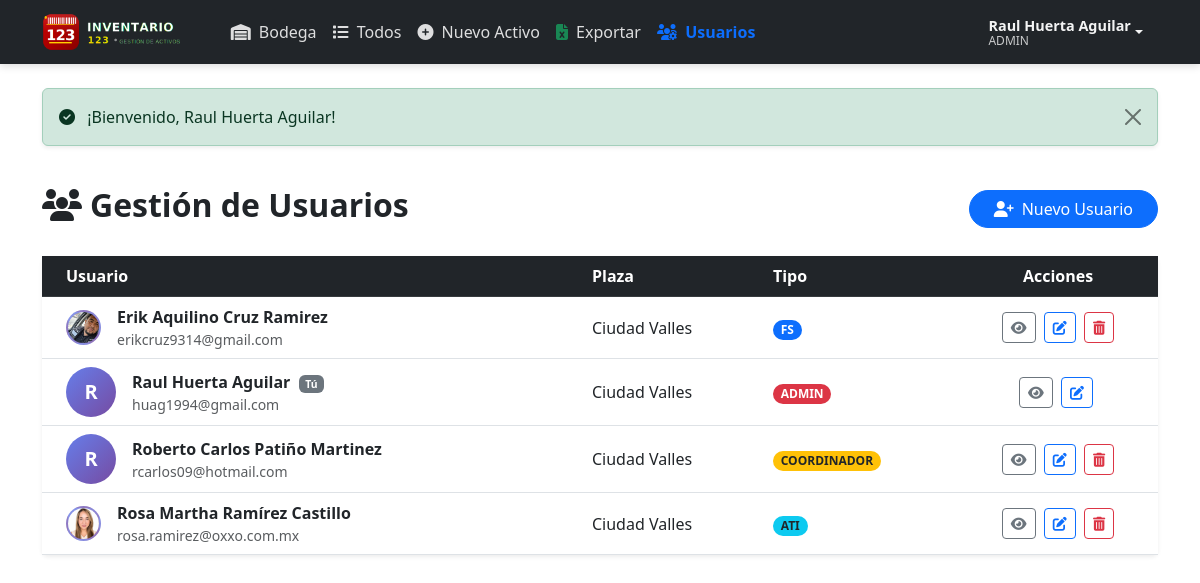
Screenshot of /index.php?controller=usuario&action=index (signed in) with the database file from the repository.
### tables this page shows
CREATE TABLE `usuario` (
  `id` int(10) UNSIGNED NOT NULL,
  `nombre` varchar(100) NOT NULL,
  `email` varchar(150) NOT NULL,
  `password` varchar(255) NOT NULL,
  `foto` varchar(255) DEFAULT NULL,
  `plaza_id` int(10) UNSIGNED NOT NULL,
  `tipo` enum('admin','fs','coordinador','ati') NOT NULL DEFAULT 'fs'
);

CREATE TABLE `plaza` (
  `id` int(10) UNSIGNED NOT NULL,
  `cr_plaza` varchar(50) NOT NULL,
  `nombre` varchar(100) NOT NULL,
  `region_id` int(10) UNSIGNED NOT NULL
);

### app/Controllers/UsuarioController.php (called while the page is built, shortened)
<?php
class UsuarioController
{
    private $db;
    public function __construct($db)
    {
        $this->db   = $db;
        $this->auth = new AuthController($db);
    }
    public function index(): void
    {
        $usuarios = (new Usuario($this->db))->obtenerTodos();
        require_once ROOT_PATH . '/app/views/usuarios/index.php';
    }
}

### app/Controllers/AuthController.php (called while the page is built, shortened)
<?php
class AuthController
{
    public function estaAutenticado(): bool
    {
        return true;
    }
}

### app/Models/Usuario.php (called while the page is built, shortened)
<?php
class Usuario
{
    private $conn;
    private string $tabla = 'usuario';
    public function __construct($db)
    {
        $this->conn = $db;
    }
    public function obtenerTodos(): array
    {
        $stmt = $this->conn->prepare(
            "SELECT u.id, u.nombre, u.email, u.foto, u.plaza_id, u.tipo,
                    p.nombre AS plaza_nombre
             FROM {$this->tabla} u
             LEFT JOIN plaza p ON u.plaza_id = p.id
             ORDER BY u.nombre"
        );
        $stmt->execute();
        return $stmt->fetchAll(PDO::FETCH_ASSOC);
    }
}

### app/views/usuarios/index.php (the view, shortened to what this page needs)
<!DOCTYPE html>
<html lang="es">
<head>
</head>
<body>
<?php include ROOT_PATH . '/app/views/components/navbar.php'; ?>
<div class="container py-4">
    <div class="d-flex justify-content-between align-items-center mb-4">
        <h2 class="fw-bold"><i class="fas fa-users me-2"></i>Gestión de Usuarios</h2>
        <a href="index.php?controller=usuario&action=crear" class="btn btn-primary rounded-pill px-4">
            <i class="fas fa-user-plus me-2"></i>Nuevo Usuario
        </a>
    </div>
    <div class="card border-0 shadow-sm">
        <div class="card-body p-0">
            <table class="table table-hover align-middle mb-0">
                <thead class="table-dark">
                    <tr>
                        <th class="ps-4">Usuario</th>
                        <th>Plaza</th>
                        <th>Tipo</th>
                        <th class="text-center">Acciones</th>
                    </tr>
                </thead>
                <tbody>
                <?php if (!empty($usuarios)): ?>
                    <?php foreach ($usuarios as $u): ?>
                        <?php
                        $tipoClases = [
                            'admin'       => 'bg-danger',
                            'coordinador' => 'bg-warning text-dark',
                            'fs'          => 'bg-primary',
                            'ati'         => 'bg-info text-dark',
                        ];
                        $tipoClase = $tipoClases[$u['tipo']] ?? 'bg-secondary';
                        $esMismo   = (int)$u['id'] === (int)($_SESSION['usuario']['id'] ?? $_SESSION['usuario_id'] ?? 0);
                        ?>
                        <tr>
                            <td class="ps-4">
                                <div class="d-flex align-items-center gap-3">
                                    <?php if (!empty($u['foto'])): ?>
                                        <img src="uploads/usuarios/<?= htmlspecialchars($u['foto']) ?>"
                                             class="user-avatar"
                                             onerror="this.style.display='none';this.nextElementSibling.style.display='flex';">
                                        <div class="user-avatar-placeholder" style="display:none;">
                                            <?= strtoupper(substr($u['nombre'],0,1)) ?>
                                        </div>
                                    <?php else: ?>
                                        <div class="user-avatar-placeholder">
                                            <?= strtoupper(substr($u['nombre'],0,1)) ?>
                                        </div>
                                    <?php endif; ?>
                                    <div>
                                        <div class="fw-bold">
                                            <?= htmlspecialchars($u['nombre']) ?>
                                            <?php if ($esMismo): ?>
                                                <span class="badge bg-secondary ms-1" style="font-size:.65rem;">Tú</span>
                                            <?php endif; ?>
                                        </div>
                                        <div class="text-muted small"><?= htmlspecialchars($u['email']) ?></div>
                                    </div>
                                </div>
                            </td>
                            <td><?= htmlspecialchars($u['plaza_nombre'] ?? '—') ?></td>
                            <td>
                                <span class="badge rounded-pill <?= $tipoClase ?>">
                                    <?= strtoupper(htmlspecialchars($u['tipo'])) ?>
                                </span>
                            </td>
                            <td class="text-center">
                                <a href="index.php?controller=usuario&action=perfil&id=<?= $u['id'] ?>"
                                   class="btn btn-sm btn-outline-secondary me-1" title="Ver perfil">
                                    <i class="fas fa-eye"></i>
                                </a>
                                <a href="index.php?controller=usuario&action=editar&id=<?= $u['id'] ?>"
                                   class="btn btn-sm btn-outline-primary me-1" title="Editar">
                                    <i class="fas fa-edit"></i>
                                </a>
                                <?php if (!$esMismo): ?>
                                    <form action="index.php?controller=usuario&action=eliminar"
                                          method="POST" class="d-inline"
                                          onsubmit="return confirm('¿Eliminar a <?= addslashes(htmlspecialchars($u['nombre'])) ?>?');">
                                        <button type="submit" class="btn btn-sm btn-outline-danger" title="Eliminar">
                                            <i class="fas fa-trash-alt"></i>
                                        </button>
                                    </form>
                                <?php endif; ?>
                            </td>
                        </tr>
                    <?php endforeach; ?>
                <?php endif; ?>
                </tbody>
            </table>
        </div>
    </div>
</div>
</body>
</html>

### public/index.php (shortened to what this page needs)
<?php
try {
    $database = new \App\Config\Database();
    $db       = $database->getConnection();
} catch (Exception $e) {
    if (($_GET['controller'] ?? '') === 'api') {
        header('Content-Type: application/json');
        echo json_encode(['status' => 'error', 'message' => $e->getMessage()]);
        exit;
    }
    die('Error crítico: ' . $e->getMessage());
}
$controllerName = $_GET['controller'] ?? 'home';
$action         = $_GET['action']     ?? 'index';
switch ($controllerName) {
    case 'usuario':
        $controller = new \App\Controllers\UsuarioController($db);
        break;
}
if (method_exists($controller, $action)) {
    $controller->$action();
}
exit;

### app/views/components/navbar.php (shortened to what this page needs)
<?php if (!defined('BOOTSTRAP_LOADED')): ?>
    <link href="https://cdn.jsdelivr.net/npm/bootstrap@5.3.0/dist/css/bootstrap.min.css" rel="stylesheet">
    <link rel="stylesheet" href="https://cdnjs.cloudflare.com/ajax/libs/font-awesome/6.4.0/css/all.min.css">
    <?php define('BOOTSTRAP_LOADED', true); endif; ?>
<nav class="navbar navbar-expand-lg navbar-dark navbar-sigma mb-4">
    <div class="container">
        <a class="navbar-brand" href="index.php">
            <img src="assets/img/logo_texto_white_520x120.png" alt="Inventario 123" style="height:38px;width:auto;"
                 onerror="this.style.display='none'; this.nextElementSibling.style.display='inline';">
        </a>
        <div class="collapse navbar-collapse" id="navbarNav">
            <ul class="navbar-nav me-auto">
                <?php
                $tipo    = $_SESSION['usuario']['tipo'] ?? $_SESSION['usuario_tipo'] ?? '';
                $vistaAc = $_GET['vista'] ?? '';
                $ctrl    = $_GET['controller'] ?? '';
                ?>
                <?php
                if (in_array($tipo, ['admin', 'coordinador', 'ati'])): ?>
                    <li class="nav-item">
                        <a class="nav-link <?= ($vistaAc === 'bodega' || ($vistaAc === '' && $ctrl === '')) ? 'active' : '' ?>"
                           href="index.php?vista=bodega">
                            <i class="fas fa-warehouse me-1"></i> Bodega
                        </a>
                    </li>
                <?php endif; ?>
                <?php
                if (in_array($tipo, ['admin', 'coordinador'])): ?>
                    <li class="nav-item">
                        <a class="nav-link <?= $vistaAc === 'todos' ? 'active' : '' ?>"
                           href="index.php?vista=todos">
                            <i class="fas fa-list me-1"></i> Todos
                        </a>
                    </li>
                <?php endif; ?>
                <?php
                if (in_array($tipo, ['admin', 'coordinador', 'fs', 'ati'])): ?>
                    <li class="nav-item">
                        <a class="nav-link <?= ($_GET['action'] ?? '') === 'crear' ? 'active' : '' ?>"
                           href="index.php?action=crear">
                            <i class="fas fa-plus-circle me-1"></i> Nuevo Activo
                        </a>
                    </li>
                <?php endif; ?>
                <?php
                if (in_array($tipo, ['admin', 'coordinador', 'fs', 'ati'])): ?>
                    <li class="nav-item">
                        <a class="nav-link" href="index.php?controller=export&action=inventario">
                            <i class="fas fa-file-excel me-1 text-success"></i> Exportar
                        </a>
                    </li>
                <?php endif; ?>
                <?php
                if ($tipo === 'admin'): ?>
                    <li class="nav-item">
                        <a class="nav-link <?= $ctrl === 'usuario' ? 'active' : '' ?>"
                           href="index.php?controller=usuario&action=index">
                            <i class="fas fa-users-cog me-1"></i> Usuarios
                        </a>
                    </li>
                <?php endif; ?>
            </ul>
            <ul class="navbar-nav ms-auto align-items-center">
                <li class="nav-item dropdown">
                    <a class="nav-link dropdown-toggle d-flex align-items-center user-menu"
                       href="#" id="userDropdown" role="button" data-bs-toggle="dropdown">
                        <div class="d-none d-md-block text-start">
                            <div class="user-name"><?= htmlspecialchars($_SESSION['usuario']['nombre'] ?? 'Usuario') ?></div>
                            <div class="user-tipo text-uppercase"><?= htmlspecialchars($tipo ?: '—') ?></div>
                        </div>
                    </a>
                </li>
            </ul>
        </div>
    </div>
</nav>
<?php foreach(['success' => 'check-circle', 'error' => 'exclamation-circle'] as $key => $icon): ?>
    <?php if (isset($_SESSION[$key])): ?>
        <div class="container">
            <div class="alert alert-<?= $key === 'error' ? 'danger' : 'success' ?> alert-dismissible fade show shadow-sm">
                <i class="fas fa-<?= $icon ?> me-2"></i>
                <?= htmlspecialchars($_SESSION[$key]) ?>
                <button type="button" class="btn-close" data-bs-dismiss="alert"></button>
            </div>
        </div>
    <?php endif; ?>
<?php endforeach; ?>

### app/views/usuarios/index.php (style rules this page uses)
body { background-color: #f8f9fa; }
.user-avatar { width:50px; height:50px; border-radius:50%; object-fit:cover; }
.user-avatar-placeholder { width:50px; height:50px; border-radius:50%; background: linear-gradient(135deg,#667eea,#764ba2); color:white; display:flex; align-items:center; justify-content:center; font-size:20px; font-weight:700; }

### app/views/components/navbar.php (style rules this page uses)
.navbar-sigma { background-color: #212529; box-shadow: 0 2px 8px rgba(0,0,0,.15); }
.navbar-sigma .navbar-brand { font-weight: 700; color: white; }
.navbar-sigma .nav-link { color: rgba(255,255,255,.85); font-weight: 500; transition: color .2s; }
.navbar-sigma .nav-link.active { color: #0d6efd !important; font-weight: 700; }
.user-menu { color: rgba(255,255,255,.95) !important; padding: 8px 15px !important; border-radius: 10px; transition: all .3s; }
.user-avatar { width:35px; height:35px; border-radius:50%; background:linear-gradient(135deg,#667eea,#764ba2); display:flex; align-items:center; justify-content:center; font-weight:700; font-size:.9rem; color:white; border:2px solid rgba(255,255,255,.2); }
.user-name { font-weight:600; font-size:.9rem; line-height:1.2; }
.user-tipo { font-size:.75rem; opacity:.8; line-height:1; }

### rows the page displays
usuario: foto (picture), nombre "Erik Aquilino Cruz Ramirez", email "erikcruz9314@gmail.com", plaza.nombre "Ciudad Valles", tipo "FS"
usuario: nombre "R", nombre "Raul Huerta Aguilar", shows "Tú", email "huag1994@gmail.com", plaza.nombre "Ciudad Valles", tipo "ADMIN"
usuario: nombre "R", nombre "Roberto Carlos Patiño Martinez", email "rcarlos09@hotmail.com", plaza.nombre "Ciudad Valles", tipo "COORDINADOR"
usuario: foto (picture), nombre "Rosa Martha Ramírez Castillo", email "rosa.ramirez@oxxo.com.mx", plaza.nombre "Ciudad Valles", tipo "ATI"

### other values shown
$_SESSION['usuario']['nombre'] "Raul Huerta Aguilar"
$tipo ?: '—' "ADMIN"
$_SESSION[$key] "¡Bienvenido, Raul Huerta Aguilar!"
